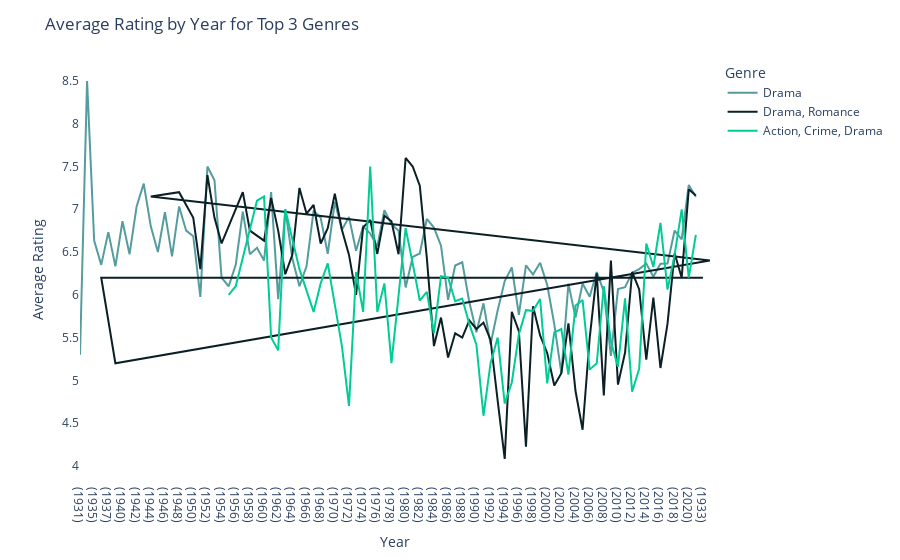

This figure's notebook cell:
### Code cell
# Group data by Year and calculate the average rating
average_rating_by_year = ds.groupby(['Year', 'Genre'])['Rating'].mean().reset_index()

# Get the top 3 genres
top_3_genres = ds['Genre'].value_counts().head(3).index

# Filter the data to include only the top 3 genres
average_rating_by_year = average_rating_by_year[average_rating_by_year['Genre'].isin(top_3_genres)]

# Create the line plot with Plotly Express
fig = px.line(average_rating_by_year, x='Year', y='Rating', color = "Genre", color_discrete_sequence=['#559C9E', '#0B1F26', '#00CC96'])

# Customize the layout
fig.update_layout(title='Average Rating by Year for Top 3 Genres', xaxis_title='Year', yaxis_title='Average Rating', xaxis=dict(showgrid=False), yaxis=dict(showgrid=False), plot_bgcolor='white')

# Show the plot
fig.show()

### Figure 1 — Plotly figure (JSON) as saved in the notebook; plotly's stock layout.template omitted (floating-point values rounded to 4 significant figures)
{"data": [{"hovertemplate": "Genre=Drama<br>Year=%{x}<br>Rating=%{y}<extra></extra>", "legendgroup": "Drama", "line": {"color": "#559C9E", "dash": "solid"}, "marker": {"symbol": "circle"}, "mode": "lines", "name": "Drama", "orientation": "v", "showlegend": true, "type": "scatter", "x": ["(1931)", "(1934)", "(1935)", "(1936)", "(1937)", "(1938)", "(1940)", "(1941)", "(1942)", "(1943)", "(1944)", "(1945)", "(1946)", "(1947)", "(1948)", "(1949)", "(1950)", "(1951)", "(1952)", "(1953)", "(1954)", "(1955)", "(1956)", "(1957)", "(1958)", "(1959)", "(1960)", "(1961)", "(1962)", "(1963)", "(1964)", "(1965)", "(1966)", "(1967)", "(1968)", "(1969)", "(1970)", "(1971)", "(1972)", "(1973)", "(1974)", "(1975)", "(1976)", "(1977)", "(1978)", "(1979)", "(1980)", "(1981)", "(1982)", "(1983)", "(1984)", "(1985)", "(1986)", "(1987)", "(1988)", "(1989)", "(1990)", "(1991)", "(1992)", "(1993)", "(1994)", "(1995)", "(1996)", "(1997)", "(1998)", "(1999)", "(2000)", "(2001)", "(2002)", "(2003)", "(2004)", "(2005)", "(2006)", "(2007)", "(2008)", "(2009)", "(2010)", "(2011)", "(2012)", "(2013)", "(2014)", "(2015)", "(2016)", "(2017)", "(2018)", "(2019)", "(2020)", "(2021)"], "xaxis": "x", "y": [5.3, 8.5, 6.633, 6.35, 6.733, 6.333, 6.86, 6.475, 7.033, 7.3, 6.8, 6.5, 6.967, 6.45, 7.033, 6.75, 6.686, 5.975, 7.5, 7.34, 6.2, 6.1, 6.35, 6.971, 6.475, 6.55, 6.4, 7.2, 5.95, 7, 6.425, 6.1, 6.333, 6.983, 6.9, 6.48, 7.088, 6.762, 6.909, 6.514, 6.8, 6.717, 6.567, 6.989, 6.825, 6.75, 6.086, 6.443, 6.483, 6.888, 6.787, 6.575, 5.942, 6.343, 6.38, 5.917, 5.562, 5.9, 5.422, 5.817, 6.16, 6.32, 5.767, 6.344, 6.237, 6.375, 6.117, 5.657, 5.083, 6.131, 5.733, 6.132, 5.977, 6.267, 6.037, 5.286, 6.067, 6.09, 6.259, 6.3, 6.365, 6.212, 6.364, 6.365, 6.751, 6.647, 7.285, 7.146], "yaxis": "y"}, {"hovertemplate": "Genre=Drama, Romance<br>Year=%{x}<br>Rating=%{y}<extra></extra>", "legendgroup": "Drama, Romance", "line": {"color": "#0B1F26", "dash": "solid"}, "marker": {"symbol": "circle"}, "mode": "lines", "name": "Drama, Romance", "orientation": "v", "showlegend": true, "type": "scatter", "x": ["(1933)", "(1936)", "(1938)", "(1939)", "(1944)", "(1948)", "(1950)", "(1951)", "(1952)", "(1953)", "(1954)", "(1957)", "(1958)", "(1960)", "(1961)", "(1962)", "(1963)", "(1964)", "(1965)", "(1966)", "(1967)", "(1968)", "(1969)", "(1970)", "(1971)", "(1972)", "(1973)", "(1974)", "(1975)", "(1976)", "(1977)", "(1978)", "(1979)", "(1980)", "(1981)", "(1982)", "(1983)", "(1984)", "(1985)", "(1986)", "(1987)", "(1988)", "(1989)", "(1990)", "(1991)", "(1992)", "(1993)", "(1994)", "(1995)", "(1996)", "(1997)", "(1998)", "(1999)", "(2000)", "(2001)", "(2002)", "(2003)", "(2004)", "(2005)", "(2006)", "(2007)", "(2008)", "(2009)", "(2010)", "(2011)", "(2012)", "(2013)", "(2014)", "(2015)", "(2016)", "(2017)", "(2018)", "(2019)", "(2020)", "(2021)"], "xaxis": "x", "y": [6.2, 6.2, 5.2, 6.4, 7.15, 7.2, 6.9, 6.3, 7.4, 6.9, 6.6, 7.2, 6.75, 6.633, 7.133, 6.75, 6.24, 6.467, 7.25, 6.95, 7.05, 6.6, 6.78, 7.183, 6.76, 6.467, 6, 6.789, 6.875, 6.478, 6.925, 6.86, 6.475, 7.6, 7.5, 7.275, 6.429, 5.4, 5.733, 5.267, 5.55, 5.5, 5.7, 5.6, 5.675, 5.473, 4.767, 4.08, 5.8, 5.575, 4.225, 5.867, 5.525, 5.32, 4.94, 5.083, 5.667, 4.875, 4.422, 5.49, 6.25, 4.822, 6.4, 4.95, 5.325, 6.267, 6.062, 5.243, 5.967, 5.144, 5.662, 6.485, 6.2, 7.233, 7.16], "yaxis": "y"}, {"hovertemplate": "Genre=Action, Crime, Drama<br>Year=%{x}<br>Rating=%{y}<extra></extra>", "legendgroup": "Action, Crime, Drama", "line": {"color": "#00CC96", "dash": "solid"}, "marker": {"symbol": "circle"}, "mode": "lines", "name": "Action, Crime, Drama", "orientation": "v", "showlegend": true, "type": "scatter", "x": ["(1955)", "(1956)", "(1959)", "(1960)", "(1961)", "(1962)", "(1963)", "(1965)", "(1967)", "(1968)", "(1969)", "(1971)", "(1972)", "(1973)", "(1974)", "(1975)", "(1976)", "(1977)", "(1978)", "(1979)", "(1980)", "(1981)", "(1982)", "(1983)", "(1984)", "(1985)", "(1986)", "(1987)", "(1988)", "(1989)", "(1990)", "(1991)", "(1992)", "(1993)", "(1994)", "(1995)", "(1996)", "(1997)", "(1998)", "(1999)", "(2000)", "(2001)", "(2002)", "(2003)", "(2004)", "(2005)", "(2006)", "(2007)", "(2008)", "(2009)", "(2010)", "(2011)", "(2012)", "(2013)", "(2014)", "(2015)", "(2016)", "(2017)", "(2018)", "(2019)", "(2020)", "(2021)"], "xaxis": "x", "y": [6, 6.1, 7.1, 7.15, 5.5, 5.35, 7, 6.3, 5.8, 6.133, 6.367, 5.4, 4.7, 6.267, 5.8, 7.5, 5.8, 6.133, 5.2, 6, 6.78, 6.367, 5.933, 6.033, 5.55, 6.217, 6.2, 5.925, 5.957, 5.656, 5.417, 4.586, 5.2, 5.5, 4.729, 4.975, 5.54, 5.82, 5.812, 5.95, 4.964, 5.56, 5.6, 5.067, 5.875, 5.94, 5.125, 5.2, 6.1, 5.45, 5.16, 5.958, 4.867, 5.136, 6.6, 6.325, 6.84, 6.06, 6.467, 7, 6.2, 6.7], "yaxis": "y"}], "layout": {"legend": {"title": {"text": "Genre"}, "tracegroupgap": 0}, "margin": {"t": 60}, "plot_bgcolor": "white", "title": {"text": "Average Rating by Year for Top 3 Genres"}, "xaxis": {"anchor": "y", "domain": [0, 1], "showgrid": false, "title": {"text": "Year"}}, "yaxis": {"anchor": "x", "domain": [0, 1], "showgrid": false, "title": {"text": "Average Rating"}}}}
